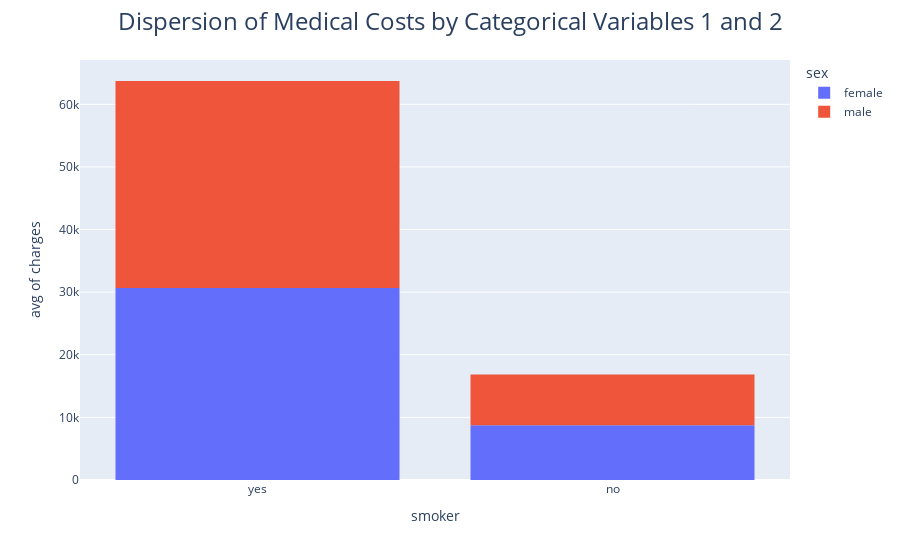

Source (notebook cell):
### Code cell
fig = px.histogram(df, y="charges",x='smoker', color= 'sex', histfunc='avg')
fig.update_layout(title={
    'text': "Dispersion of Medical Costs by Categorical Variables 1 and 2",
    'font': {'size': 24},
    'x':0.5,
    'xanchor': 'center'
})
fig.show()

### Figure 1 — Plotly figure (JSON) as saved in the notebook; plotly's stock layout.template omitted (floating-point values rounded to 4 significant figures; data arrays with more than 128 entries replaced by an {"elided": "..."} marker saying what was removed)
{"data": [{"alignmentgroup": "True", "bingroup": "x", "histfunc": "avg", "hovertemplate": "sex=female<br>smoker=%{x}<br>avg of charges=%{y}<extra></extra>", "legendgroup": "female", "marker": {"color": "#636efa", "pattern": {"shape": ""}}, "name": "female", "offsetgroup": "female", "orientation": "v", "showlegend": true, "type": "histogram", "x": {"elided": "662 str values"}, "xaxis": "x", "y": {"elided": "662 float values"}, "yaxis": "y"}, {"alignmentgroup": "True", "bingroup": "x", "histfunc": "avg", "hovertemplate": "sex=male<br>smoker=%{x}<br>avg of charges=%{y}<extra></extra>", "legendgroup": "male", "marker": {"color": "#EF553B", "pattern": {"shape": ""}}, "name": "male", "offsetgroup": "male", "orientation": "v", "showlegend": true, "type": "histogram", "x": {"elided": "676 str values"}, "xaxis": "x", "y": {"elided": "676 float values"}, "yaxis": "y"}], "layout": {"barmode": "relative", "legend": {"title": {"text": "sex"}, "tracegroupgap": 0}, "margin": {"t": 60}, "title": {"font": {"size": 24}, "text": "Dispersion of Medical Costs by Categorical Variables 1 and 2", "x": 0.5, "xanchor": "center"}, "xaxis": {"anchor": "y", "domain": [0, 1], "title": {"text": "smoker"}}, "yaxis": {"anchor": "x", "domain": [0, 1], "title": {"text": "avg of charges"}}}}
